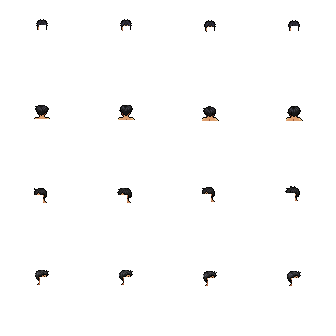
#> input picture pixellab-pip-generations/paper-doll-navy-starter-20261023/hair-idle.png, 336 x 336 px
$ python assemble_pilot.py
#> lines starting #> are read from the running program, lines starting #| are printed output that depends on the picture; pictures that were not available may be replaced by others from this repository, and a replacement may not be noted
"""Extract generated garment/weapon pixels; never paint replacement anatomy."""
from pathlib import Path
from PIL import Image
import json

P = Path(__file__).resolve().parent
BASE = P.parent/'paper-doll-navy-starter-20261023'
cloth_colors = {(37,38,56),(52,52,74),(84,84,105),(238,224,192),(221,187,153)}
hair = Image.open(BASE/'hair-idle.png').convert('RGBA').crop((10,265,74,329))
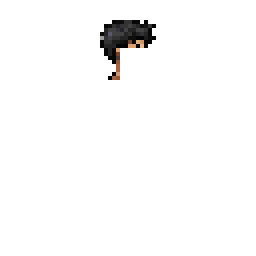
#> hair: PIL image 64x64 RGBA (shown 4 times larger); mean R, G, B, A 1.3, 1.1, 1, 6.5; transparent parts drawn white
weapon_source = Image.open(P/'musket-east-raw.png').convert('RGBA')
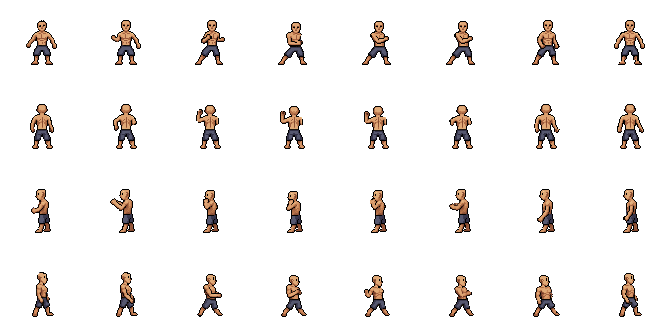
#> input picture pixellab-pip-generations/paper-doll-navy-starter-20261023/body-attack.png, 672 x 336 px, given in place of musket-east-raw.png, which was not available
#> weapon_source is the input picture: PIL image 672x336 RGBA; mean R, G, B, A 8.9, 6.4, 4.9, 20.2
weapon = Image.new('RGBA',(64,64))
#> weapon: PIL image 64x64 RGBA; every value is 0
# Only the generated barrel/stock ahead of the hand, excluding source anatomy.
for y in range(18,26):
    for x in range(42,62):
        px=weapon_source.getpixel((x,y));r,g,b,a=px
        if a and not (r>g*1.2 and g>b*1.2 and r>150):
            weapon.putpixel((x,y),px)
weapon.save(P/'musket-east-layer.png')
sheets={s:Image.new('RGBA',(672,84)) for s in ['body','outfit','hair','weapon','composed']}
audit=[]
for index in range(8):
    body=Image.open(P/f'body-east-corrected-raw/{index+1:02}.png').convert('RGBA')
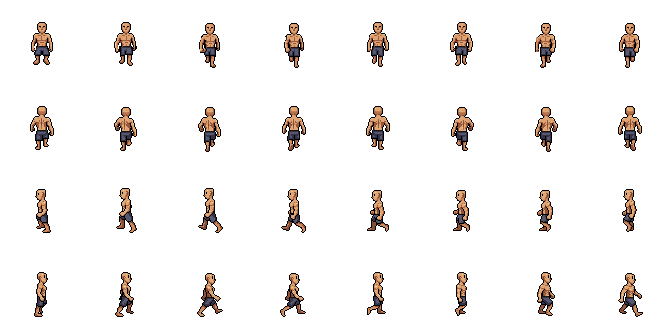
#> input picture pixellab-pip-generations/paper-doll-navy-starter-20261023/body-walk.png, 672 x 336 px, given in place of 01.png, which was not available
#> body is the input picture: PIL image 672x336 RGBA; mean R, G, B, A 8.4, 6, 4.5, 18.6
    dress=Image.open(P/f'outfit-east-{index:02}.png').convert('RGBA')
    outfit=Image.new('RGBA',(64,64))
    selected={(x,y) for y in range(18,34) for x in range(25,40) if dress.getpixel((x,y))[:3] in cloth_colors and dress.getpixel((x,y))[3]}
#> selected = 0 items
    for x,y in selected:outfit.putpixel((x,y),dress.getpixel((x,y)))
#> this loop made 0 passes
    # Classify only the generated olive firearm. Its pixels are archived separately;
    # skin stays unchanged and occluded anatomy is never reconstructed.
    olive={(44,40,28),(94,87,68),(163,154,127)}
    region=[(35,27,38,30),(39,20,49,25),(41,18,51,23),(41,20,51,25),(41,19,51,24),(39,20,49,25),(34,24,45,29),None][index]
    removed=[]
    if region:
        x0,y0,x1,y1=region
        for y in range(y0,y1):
            for x in range(x0,x1):
                px=body.getpixel((x,y))
                if px[:3] in olive or px[:3]==(0,0,0):
                    if px[3]:removed.append([x,y,list(px)])
                    body.putpixel((x,y),(0,0,0,0))
#> after the loop, removed = [[37, 27, [0, 0, 0, 255]], [37, 28, [0, 0, 0, 255]], [37, 29, [0, 0, 0, 255]]]
    socket=[(39,29),(41,25),(43,23),(43,25),(43,24),(41,25),(39,29),(31,33)][index]
    placed=Image.new('RGBA',(84,84))
#> placed: PIL image 84x84 RGBA; every value is 0
    if index==7:
        rotated=weapon.transpose(Image.Transpose.ROTATE_270)
        placed.alpha_composite(rotated,(10+socket[0]-(63-24),13+socket[1]-43))
    else:placed.alpha_composite(weapon,(10+socket[0]-43,13+socket[1]-24))
    body84=Image.new('RGBA',(84,84));body84.paste(body,(10,13))
#> after `body84.paste(body, (10, 13))`:
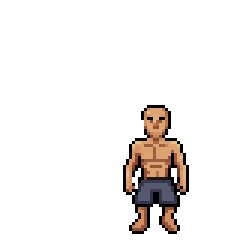
#> body84: PIL image 84x84 RGBA (shown 3 times larger); mean R, G, B, A 10, 7.1, 5.5, 21.8; transparent parts drawn white
    outfit84=Image.new('RGBA',(84,84));outfit84.paste(outfit,(10,13))
    hair84=Image.new('RGBA',(84,84));hair84.paste(hair,(10,13))
#> after `hair84.paste(hair, (10, 13))`:
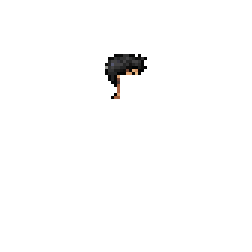
#> hair84: PIL image 84x84 RGBA (shown 3 times larger); mean R, G, B, A 0.8, 0.6, 0.6, 3.8; transparent parts drawn white
    composed=placed.copy();composed.alpha_composite(body84);composed.alpha_composite(outfit84);composed.alpha_composite(hair84)
    for s,im in [('body',body84),('outfit',outfit84),('hair',hair84),('weapon',placed),('composed',composed)]:sheets[s].paste(im,(index*84,0))
#> this loop made 5 passes
#> s on passes 1 to 5: 'body', 'outfit', 'hair', 'weapon', 'composed'
#> (the run stopped early here; a loop or call above may not have finished)
